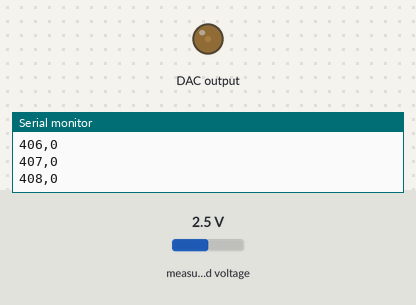
A sketch run on a simulated Arduino Uno, built with avr-gcc and run on an emulated ATmega328P. Parts: output pins drawn as LEDs (lit = HIGH), the last lines printed to the serial monitor. Wiring (inferred from the names in the program): MCP4725 DAC at I2C address 0x60. Inputs (shaded band) come from the test bench; at power-on: measured voltage 2.5 V.

Above: at 0.27 s.
At 19.89 s:
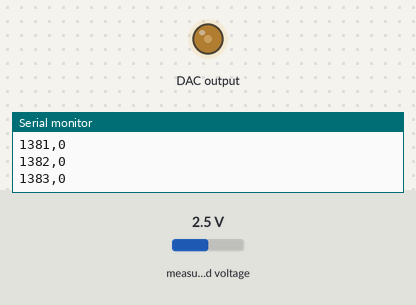
At 39.55 s:
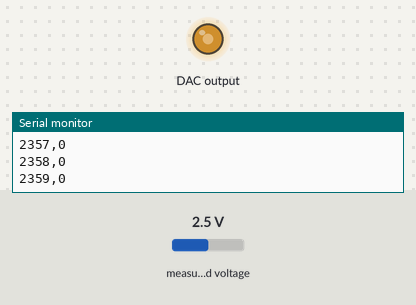
Timing chart, 0 to 40.0 s (numbered marks = the images above):
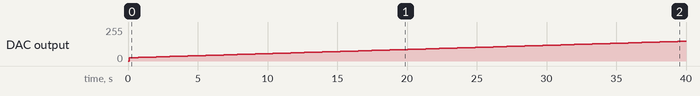

The sketch:

sketch.ino
```cpp
#include <Wire.h>
#include <Adafruit_ADS1X15.h>

#define MCP4725_ADDR 0x60

#define SCAN_START   400
#define SCAN_STOP    3000
#define SCAN_STEP    1
#define DWELL_MS     3
#define AVERAGES     2

Adafruit_ADS1115 ads;

void setDAC(uint16_t value) {
  if (value > 4095) value = 4095;
  Wire.beginTransmission(MCP4725_ADDR);
  Wire.write(0x40);
  Wire.write(value >> 4);
  Wire.write((value & 0x0F) << 4);
  Wire.endTransmission();
}

int32_t readAveraged(uint8_t n) {
  int32_t sum = 0;
  for (uint8_t i = 0; i < n; i++) sum += ads.readADC_SingleEnded(0);
  return sum / n;
}

void setup() {
  Serial.begin(9600);
  Wire.begin();

  if (!ads.begin(0x48)) {
    Serial.println("ADS1115 not found.");
    while (1) delay(10);
  }
  ads.setGain(GAIN_ONE);

  setDAC(0);
  delay(100);

  Serial.println("dac,counts");

  for (uint16_t d = SCAN_START; d <= SCAN_STOP; d += SCAN_STEP) {
    setDAC(d);
    delay(DWELL_MS);
    Serial.print(d);
    Serial.print(",");
    Serial.println(readAveraged(AVERAGES));
  }

  Serial.println("scan complete");
  setDAC(0);
}

void loop() {
}
```

Measured:
- by itself, DAC output: moves from 0/255 to 148/255 over 39.6 s
